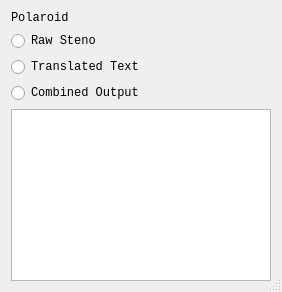
<?xml version="1.0" encoding="UTF-8"?>
<ui version="4.0">
 <class>LayoutDisplay</class>
 <widget class="QDialog" name="LayoutDisplay">
  <property name="geometry">
   <rect>
    <x>0</x>
    <y>0</y>
    <width>282</width>
    <height>292</height>
   </rect>
  </property>
  <property name="sizePolicy">
   <sizepolicy hsizetype="Expanding" vsizetype="Expanding">
    <horstretch>0</horstretch>
    <verstretch>0</verstretch>
   </sizepolicy>
  </property>
  <property name="font">
   <font>
    <family>Monospace</family>
   </font>
  </property>
  <property name="windowTitle">
   <string>Layout Display</string>
  </property>
  <property name="sizeGripEnabled">
   <bool>true</bool>
  </property>
  <layout class="QVBoxLayout" name="verticalLayout">
   <item>
    <widget class="QLabel" name="label_layout_name">
     <property name="sizePolicy">
      <sizepolicy hsizetype="Preferred" vsizetype="Preferred">
       <horstretch>1</horstretch>
       <verstretch>0</verstretch>
      </sizepolicy>
     </property>
     <property name="accessibleName">
      <string>Layout Name</string>
     </property>
     <property name="accessibleDescription">
      <string>The currently loaded layout's name</string>
     </property>
     <property name="text">
      <string>Polaroid</string>
     </property>
    </widget>
   </item>
   <item>
    <layout class="QHBoxLayout" name="horizontalLayout"/>
   </item>
   <item>
    <widget class="QRadioButton" name="raw_steno">
     <property name="text">
      <string>Raw Steno</string>
     </property>
    </widget>
   </item>
   <item>
    <widget class="QRadioButton" name="translated_text">
     <property name="text">
      <string>Translated Text</string>
     </property>
    </widget>
   </item>
   <item>
    <widget class="QRadioButton" name="combined_output">
     <property name="text">
      <string>Combined Output</string>
     </property>
    </widget>
   </item>
   <item>
    <widget class="LayoutDisplayView" name="polaroid_output">
     <property name="accessibleName">
      <string>Layout Display Area</string>
     </property>
     <property name="accessibleDescription">
      <string>The display area for the loaded layout</string>
     </property>
     <property name="verticalScrollBarPolicy">
      <enum>Qt::ScrollBarAlwaysOff</enum>
     </property>
     <property name="horizontalScrollBarPolicy">
      <enum>Qt::ScrollBarAlwaysOff</enum>
     </property>
     <property name="sizeAdjustPolicy">
      <enum>QAbstractScrollArea::AdjustToContents</enum>
     </property>
     <property name="renderHints">
      <set>QPainter::Antialiasing|QPainter::TextAntialiasing</set>
     </property>
    </widget>
   </item>
  </layout>
  <action name="action_Load">
   <property name="icon">
    <iconset>
     <normaloff>:/layout_display/document.svg</normaloff>:/layout_display/document.svg</iconset>
   </property>
   <property name="text">
    <string>&amp;Load</string>
   </property>
   <property name="toolTip">
    <string>Select a layout file to load.</string>
   </property>
  </action>
  <action name="action_Reset">
   <property name="icon">
    <iconset>
     <normaloff>:/layout_display/synchronize.svg</normaloff>:/layout_display/synchronize.svg</iconset>
   </property>
   <property name="text">
    <string>&amp;Reset</string>
   </property>
   <property name="toolTip">
    <string>Reset the layout to the default.</string>
   </property>
  </action>
 </widget>
 <customwidgets>
  <customwidget>
   <class>LayoutDisplayView</class>
   <extends>QGraphicsView</extends>
   <header>layout_display.layout_graphics</header>
  </customwidget>
 </customwidgets>
 <resources>
  <include location="resources/resources.qrc"/>
 </resources>
 <connections>
  <connection>
   <sender>action_Load</sender>
   <signal>triggered()</signal>
   <receiver>LayoutDisplay</receiver>
   <slot>on_load()</slot>
   <hints>
    <hint type="sourcelabel">
     <x>-1</x>
     <y>-1</y>
    </hint>
    <hint type="destinationlabel">
     <x>174</x>
     <y>99</y>
    </hint>
   </hints>
  </connection>
  <connection>
   <sender>action_Reset</sender>
   <signal>triggered()</signal>
   <receiver>LayoutDisplay</receiver>
   <slot>on_reset()</slot>
   <hints>
    <hint type="sourcelabel">
     <x>-1</x>
     <y>-1</y>
    </hint>
    <hint type="destinationlabel">
     <x>174</x>
     <y>99</y>
    </hint>
   </hints>
  </connection>
 </connections>
 <slots>
  <slot>on_load()</slot>
  <slot>on_reset()</slot>
 </slots>
</ui>
